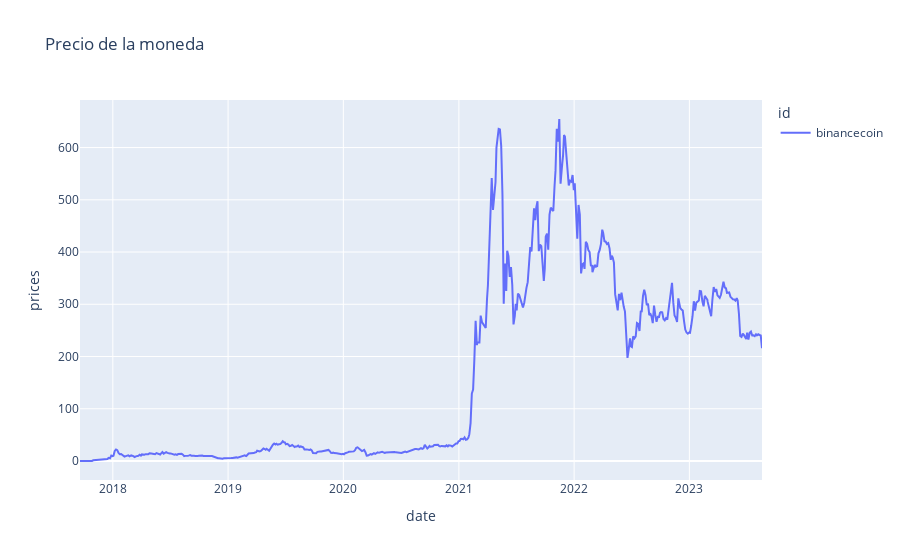

Notebook code for this chart:
### Code cell
fig = px.line(binancecoin_df, x="date", y="prices", color="id",
              title="Precio de la moneda")

fig.show()

### Figure 1 — Plotly figure (JSON) as saved in the notebook; plotly's stock layout.template omitted (floating-point values rounded to 4 significant figures; data arrays with more than 128 entries replaced by an {"elided": "..."} marker saying what was removed)
{"data": [{"hovertemplate": "id=binancecoin<br>date=%{x}<br>prices=%{y}<extra></extra>", "legendgroup": "binancecoin", "line": {"color": "#636efa", "dash": "solid"}, "marker": {"symbol": "circle"}, "mode": "lines", "name": "binancecoin", "orientation": "v", "showlegend": true, "type": "scatter", "x": {"elided": "564 str values"}, "xaxis": "x", "y": {"elided": "564 float values"}, "yaxis": "y"}], "layout": {"legend": {"title": {"text": "id"}, "tracegroupgap": 0}, "title": {"text": "Precio de la moneda"}, "xaxis": {"anchor": "y", "domain": [0, 1], "title": {"text": "date"}}, "yaxis": {"anchor": "x", "domain": [0, 1], "title": {"text": "prices"}}}}
